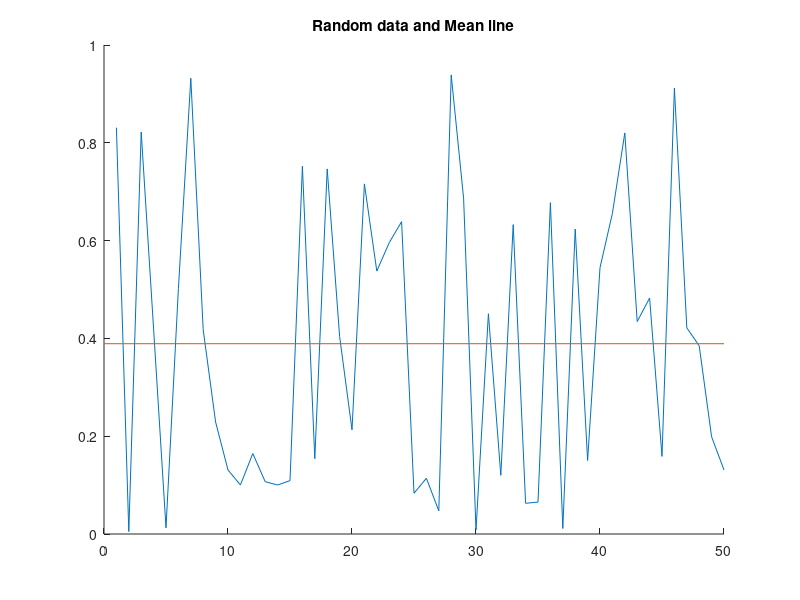

Recreate this plot in MATLAB.
% Q:6 Write a script to plot a vector of random data. Draw a horizontal line 
% at the mean. Save the script and run it from the command line.

sample=50;
random_vec=rand(sample,1)    %Vector of 50 random number
hold on;
plot(random_vec);
m=mean(random_vec);
plot([0,sample],[m,m]);
title(' Random data and Mean line ');
